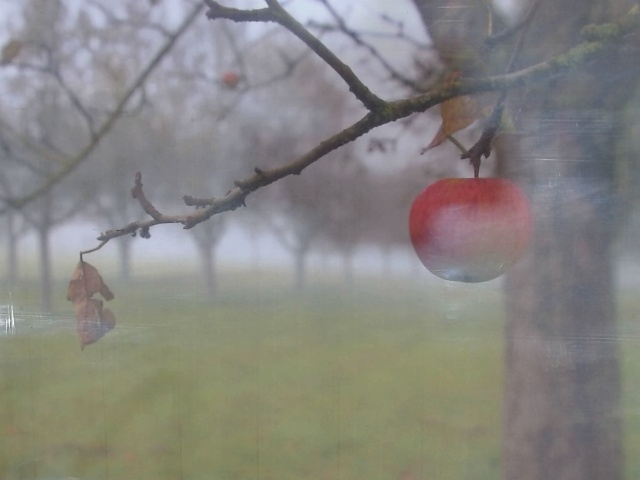
#> input picture image/plotter.jpeg, 640 x 480 px, found by its file name
$ python image_Box.py
#> lines starting #> are read from the running program, lines starting #| are printed output that depends on the picture
from PIL import Image, ImageDraw
import cv2
img = Image.open('image/plotter.jpeg').convert('RGB')
#> img is the input picture: PIL image 640x480 RGB; mean R, G, B 134.8, 133.4, 129.3
width, height = img.size
#> width = 640; height = 480
# [7 lines of commented-out code are left out]

cv2_image = cv2.imread('image/plotter.jpeg', cv2.IMREAD_COLOR)
cv2_image =cv2.flip(cv2_image, 1)
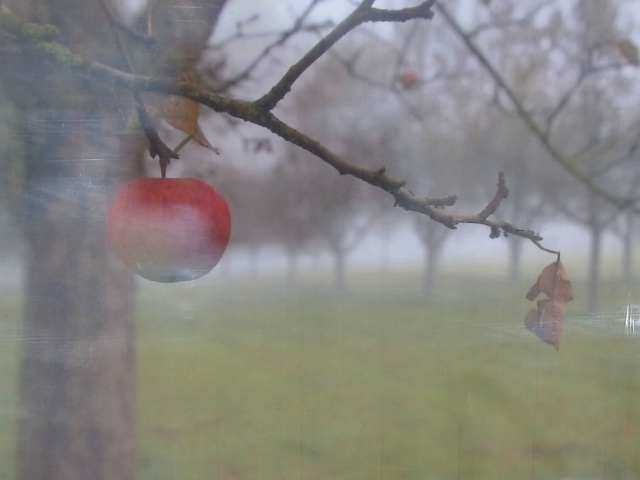
#> cv2_image: shape (480, 640, 3); mean B, G, R 129.3, 133.4, 134.8
cv2.imwrite('image/plotter_flip.jpeg',cv2_image)

# draw.rectangle((x1,y2,x2,y1), outline=(0,255,0), width = 3)

# img.show()
